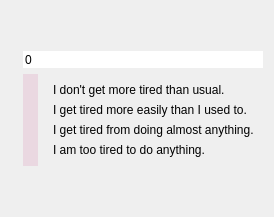
          <widget class="QWidget" name="pageOne">
           <layout class="QGridLayout" name="gridLayout_22">
            <item row="1" column="0">
             <widget class="QFrame" name="frame">
              <layout class="QGridLayout" name="gridLayout_43">
               <property name="leftMargin">
                <number>12</number>
               </property>
               <property name="topMargin">
                <number>0</number>
               </property>
               <property name="rightMargin">
                <number>0</number>
               </property>
               <property name="bottomMargin">
                <number>0</number>
               </property>
               <item row="1" column="0">
                <widget class="QSlider" name="b_slider_17">
                 <property name="styleSheet">
                  <string notr="true">

/* ///////////////////////////////////////////////////////////////
QSlider Colors
/////////////////////////////////////////////////////////////// */

QSlider::handle:vertical {background:rgb(207,86,150);}
QSlider::handle:vertical:hover {background:rgb(247,126,190);}
QSlider::handle:vertical:pressed {background:rgb(157,36,100);}
QSlider::groove:vertical:hover {background:rgba(207,86,150,0.25);}
QSlider::groove:vertical {background:rgba(207,86,150,0.15);}

        </string>
                 </property>
                 <property name="maximum">
                  <number>3</number>
                 </property>
                 <property name="orientation">
                  <enum>Qt::Vertical</enum>
                 </property>
                 <property name="invertedAppearance">
                  <bool>true</bool>
                 </property>
                </widget>
               </item>
               <item row="1" column="1">
                <widget class="QFrame" name="frame_7">
                 <layout class="QVBoxLayout" name="verticalLayout_16">
                  <item>
                   <widget class="QLabel" name="label_62">
                    <property name="text">
                     <string>I don't get more tired than usual.</string>
                    </property>
                   </widget>
                  </item>
                  <item>
                   <widget class="QLabel" name="label_63">
                    <property name="text">
                     <string>I get tired more easily than I used to.</string>
                    </property>
                   </widget>
                  </item>
                  <item>
                   <widget class="QLabel" name="label_64">
                    <property name="text">
                     <string>I get tired from doing almost anything.</string>
                    </property>
                   </widget>
                  </item>
                  <item>
                   <widget class="QLabel" name="label_65">
                    <property name="text">
                     <string>I am too tired to do anything.</string>
                    </property>
                   </widget>
                  </item>
                 </layout>
                </widget>
               </item>
               <item row="0" column="0" colspan="2">
                <widget class="QSpinBox" name="b_box_17">
                 <property name="frame">
                  <bool>false</bool>
                 </property>
                 <property name="buttonSymbols">
                  <enum>QAbstractSpinBox::NoButtons</enum>
                 </property>
                </widget>
               </item>
              </layout>
             </widget>
            </item>
            <item row="2" column="0">
             <spacer name="verticalSpacer_37">
              <property name="orientation">
               <enum>Qt::Vertical</enum>
              </property>
              <property name="sizeHint" stdset="0">
               <size>
                <width>20</width>
                <height>40</height>
               </size>
              </property>
             </spacer>
            </item>
            <item row="0" column="0">
             <spacer name="verticalSpacer_38">
              <property name="orientation">
               <enum>Qt::Vertical</enum>
              </property>
              <property name="sizeHint" stdset="0">
               <size>
                <width>20</width>
                <height>40</height>
               </size>
              </property>
             </spacer>
            </item>
           </layout>
          </widget>
